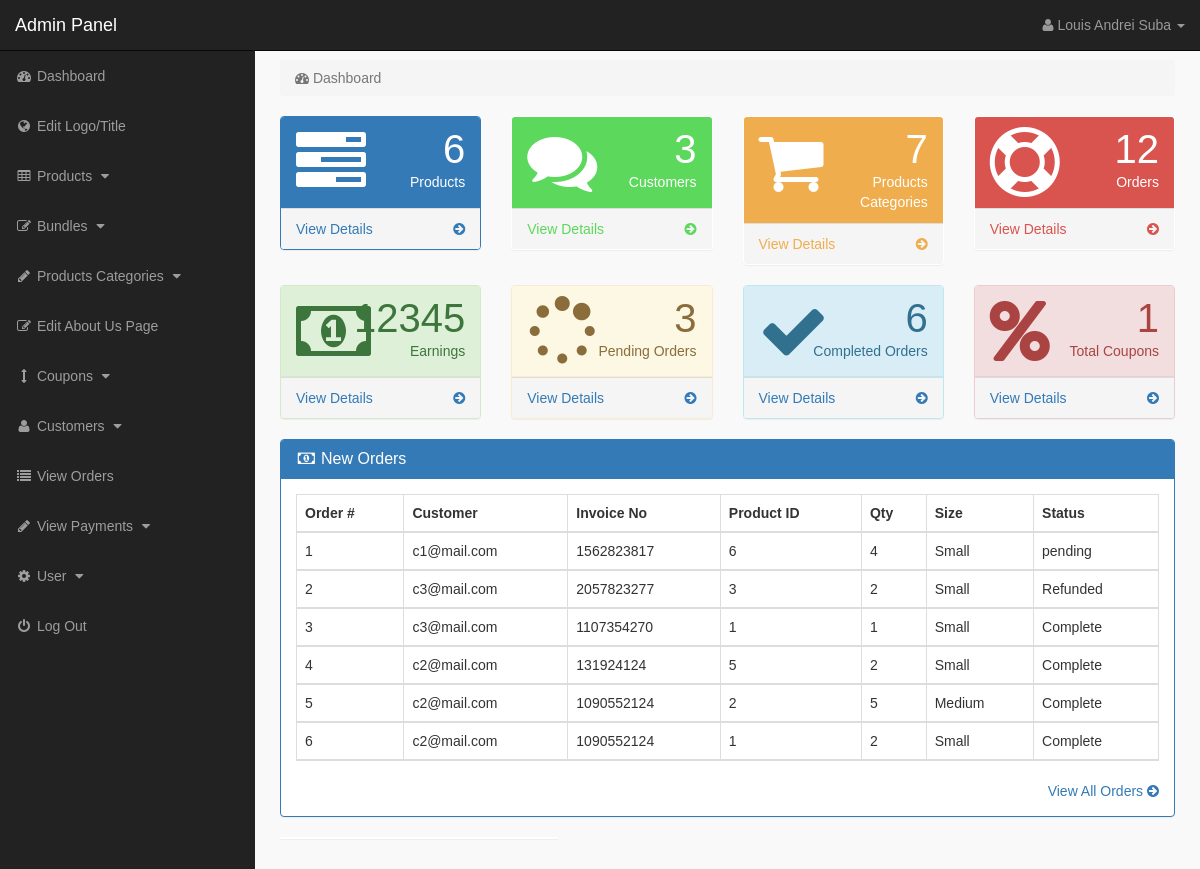
The page /admin_area/index.php?dashboard (signed in) on the database its author committed.
### tables this page shows
CREATE TABLE `pending_orders` (
  `order_id` int(10) NOT NULL,
  `customer_id` int(10) NOT NULL,
  `invoice_no` int(10) NOT NULL,
  `product_id` text NOT NULL,
  `qty` int(10) NOT NULL,
  `size` text NOT NULL,
  `order_status` text NOT NULL
);

CREATE TABLE `customers` (
  `customer_id` int(10) NOT NULL,
  `customer_name` varchar(255) NOT NULL,
  `customer_email` varchar(255) NOT NULL,
  `customer_pass` varchar(255) NOT NULL,
  `customer_country` text NOT NULL,
  `customer_city` text NOT NULL,
  `customer_contact` varchar(255) NOT NULL,
  `customer_address` text NOT NULL,
  `customer_image` text NOT NULL,
  `customer_ip` varchar(255) NOT NULL,
  `customer_confirm_code` text NOT NULL
);

### admin_area/dashboard.php (the view, shortened to what this page needs)
<?php
if (!isset($_SESSION['admin_email'])) {
    echo "<script>window.open('login.php','_self')</script>";
} else {
    $admin_level = $_SESSION['admin_level'];
    if ($admin_level == 2) {
        $hideme = 'display:none;';
    } else {
        $hideme = '';
    }
    ?>
<div class="row">
    <div class="col-lg-12">
        <ol class="breadcrumb">
            <li class="active">
        <i class="fa fa-dashboard"></i> Dashboard
            </li>
        </ol>
    </div>
</div>
<div class="row">
        <div class="col-lg-3 col-md-6">
            <div class="panel panel-primary">
                <div class="panel-heading">
                    <div class="row">
                        <div class="col-xs-3">
                            <i class="fa fa-tasks fa-5x"> </i>
                        </div>
                            <div class="col-xs-9 text-right">
                                <div class="huge"> <?php echo $count_products; ?> </div>
                                <div>Products</div>
                        </div>
                    </div>
                </div>
                <a href="index.php?view_products">
                    <div class="panel-footer">
                        <span class="pull-left"> View Details </span>
                        <span class="pull-right"> <i class="fa fa-arrow-circle-right"></i> </span>
                        <div class="clearfix"></div>
                    </div>
                </a>
            </div>
        </div>
    <div class="col-lg-3 col-md-6">
        <div class="panel panel-green">
            <div class="panel-heading">
                <div class="row">
                    <div class="col-xs-3">
                        <i class="fa fa-comments fa-5x"> </i>
                    </div>
                    <div class="col-xs-9 text-right">
                        <div class="huge"> <?php echo $count_customers; ?> </div>
                        <div>Customers</div>
                    </div>
                </div>
            </div>
            <a style="<?php echo $hideme; ?>" href="index.php?view_customers">
                <div class="panel-footer">
                    <span class="pull-left"> View Details </span>
                    <span class="pull-right"> <i class="fa fa-arrow-circle-right"></i> </span>
                    <div class="clearfix"></div>
                </div>
            </a>
        </div>
    </div>
    <div class="col-lg-3 col-md-6">
        <div class="panel panel-yellow">
            <div class="panel-heading">
                <div class="row">
                    <div class="col-xs-3">
                        <i class="fa fa-shopping-cart fa-5x"> </i>
                    </div>
                    <div class="col-xs-9 text-right">
                        <div class="huge"> <?php echo $count_p_categories; ?> </div>
                            <div>Products Categories</div>
                        </div>
                </div>
            </div>
            <a href="index.php?view_p_cats">
                <div class="panel-footer">
                    <span class="pull-left"> View Details </span>
                    <span class="pull-right"> <i class="fa fa-arrow-circle-right"></i> </span>
                    <div class="clearfix"></div>
                </div>
            </a>
        </div>
    </div>
    <div class="col-lg-3 col-md-6">
        <div class="panel panel-red">
            <div class="panel-heading">
                <div class="row">
                    <div class="col-xs-3">
                        <i class="fa fa-support fa-5x"> </i>
                    </div>
                    <div class="col-xs-9 text-right">
                        <div class="huge"> <?php echo $count_total_orders; ?> </div>
                        <div>Orders</div>
                    </div>
                </div>
            </div>
            <a href="index.php?view_orders">
                <div class="panel-footer">
                    <span class="pull-left"> View Details </span>
                    <span class="pull-right"> <i class="fa fa-arrow-circle-right"></i> </span>
                    <div class="clearfix"></div>
                </div>
            </a>
        </div>
    </div>
</div>
<div class="row">
    <div class="col-lg-3 col-md-6">
        <div class="panel panel-success">
            <div class="panel-heading">
                <div class="row">
                    <div class="col-xs-3">
                        <i class="fa fa-money fa-5x"> </i>
                    </div>
                    <div class="col-xs-9 text-right">
                        <div class="huge"> <?php echo $count_total_earnings ?> </div>
                        <div>Earnings</div>
                    </div>
                </div>
            </div>
            <a href="index.php?view_payments">
             <div class="panel-footer">
                <span class="pull-left"> View Details </span>
                <span class="pull-right"> <i class="fa fa-arrow-circle-right"></i> </span>
                <div class="clearfix"></div>
                 </div>
             </a>
        </div>
    </div>
    <div class="col-lg-3 col-md-6">
        <div class="panel panel-warning">
            <div class="panel-heading">
                <div class="row">
                    <div class="col-xs-3">
                        <i class="fa fa-spinner fa-5x"> </i>
                    </div>
                    <div class="col-xs-9 text-right">
                        <div class="huge"> <?php echo $count_pending_orders ?> </div>
                        <div>Pending Orders</div>
                    </div>
                </div>
            </div>
            <a href="index.php?view_orders">
                <div class="panel-footer">
                    <span class="pull-left"> View Details </span>
                    <span class="pull-right"> <i class="fa fa-arrow-circle-right"></i> </span>
                    <div class="clearfix"></div>
                </div>
            </a>
        </div>
    </div>
    <div class="col-lg-3 col-md-6">
        <div class="panel panel-info">
            <div class="panel-heading">
                <div class="row">
                    <div class="col-xs-3">
                        <i class="fa fa-check fa-5x"> </i>
                    </div>
                    <div class="col-xs-9 text-right">
                        <div class="huge"> <?php echo $count_completed_orders ?> </div>
                        <div>Completed Orders</div>
                    </div>
                </div>
            </div>
            <a href="index.php?view_orders">
                <div class="panel-footer">
                    <span class="pull-left"> View Details </span>
                    <span class="pull-right"> <i class="fa fa-arrow-circle-right"></i> </span>
                    <div class="clearfix"></div>
                </div>
            </a>
        </div>
    </div>
    <div class="col-lg-3 col-md-6">
        <div class="panel panel-danger">
            <div class="panel-heading">
                <div class="row">
                    <div class="col-xs-3">
                        <i class="fa fa-percent fa-5x"> </i>
                    </div>
                    <div class="col-xs-9 text-right">
                        <div class="huge"> <?php echo $count_coupons; ?> </div>
                        <div>Total Coupons</div>
                    </div>
                </div>
            </div>
            <a style="<?php echo $hideme; ?>" href="index.php?view_coupons">
                <div class="panel-footer">
                    <span class="pull-left"> View Details </span>
                    <span class="pull-right"> <i class="fa fa-arrow-circle-right"></i> </span>
                    <div class="clearfix"></div>
                </div>
            </a>
        </div>
    </div>
</div>
<div class="row" >
    <div class="col-lg-12" >
        <div class="panel panel-primary" >
            <div class="panel-heading" >
                <h3 class="panel-title" >
                    <i class="fa fa-money fa-fw" ></i> New Orders
                </h3>
            </div>
            <div class="panel-body" >
                <div class="table-responsive" >
                    <table class="table table-bordered table-hover table-striped" >
                        <thead>
                        <tr>
                            <th>Order #</th>
                            <th>Customer</th>
                            <th>Invoice No</th>
                            <th>Product ID</th>
                            <th>Qty</th>
                            <th>Size</th>
                            <th>Status</th>
                        </tr>
                        <?php
                            $i = 0;
                            $get_order = "select * from pending_orders order by 1 DESC LIMIT 0,6";
                            $run_order = mysqli_query($con, $get_order);
                            while ($row_order = mysqli_fetch_array($run_order)) {
                                $c_id = $row_order['customer_id'];
                                $invoice_no = $row_order['invoice_no'];
                                $product_id = $row_order['product_id'];
                                $qty = $row_order['qty'];
                                $size = $row_order['size'];
                                $order_status = $row_order['order_status'];
                                $i++;
                                ?>
                                <tr>
                                    <td><?php echo $i; ?></td>
                                    <td>
                                        <?php
                                            $get_customer = "select * from customers where customer_id='$c_id'";
                                            $run_customer = mysqli_query($con, $get_customer);
                                            $row_customer = mysqli_fetch_array($run_customer);
                                            $customer_email = $row_customer['customer_email'];
                                            echo $customer_email;
                                        ?>
                                    </td>
                                    <td><?php echo $invoice_no; ?></td>
                                    <td><?php echo $product_id; ?></td>
                                    <td><?php echo $qty; ?></td>
                                    <td><?php echo $size; ?></td>
                                    <td>
                                        <?php
                                            if ($order_status == 'pending') {
                                                 echo $order_status = 'pending';
                                            } else if ($order_status == 'Returned') {
                                                 echo $order_status = 'Returned';
                                            } else if ($order_status == 'Refunded') {
                                                 echo $order_status = 'Refunded';
                                            } else {
                                                 echo $order_status = 'Complete';
                                            }
                                        ?>
                                    </td>
                                </tr>
                            <?php }?>
                     </table>
                </div>
                <div class="text-right" >
                    <a href="index.php?view_orders" >
                    View All Orders <i class="fa fa-arrow-circle-right" ></i>
                    </a>
                </div>
            </div>
        </div>
    </div>
    <div class="col-md-4">
        <div class="panel">
        </div>
    </div>
</div>
<?php }?>

### admin_area/includes/sidebar.php (shortened to what this page needs)
<?php
if (!isset($_SESSION['admin_email'])) {
    echo "<script>window.open('login.php','_self')</script>";
} else {
    $admin_level = $_SESSION['admin_level'];
    if ($admin_level == 2) {
        $hideme = 'display:none;';
    } else {
        $hideme = '';
    }
    ?>
<nav class="navbar navbar-inverse navbar-fixed-top" >
<div class="navbar-header" >
<a class="navbar-brand" href="index.php?dashboard" >Admin Panel</a>
</div>
<ul class="nav navbar-right top-nav" >
<li class="dropdown" >
<a href="#" class="dropdown-toggle" data-toggle="dropdown" >
<i class="fa fa-user" ></i>
<?php echo $admin_name; ?> <b class="caret" ></b>
</a>
</li>
</ul>
<div class="collapse navbar-collapse navbar-ex1-collapse">
<ul class="nav navbar-nav side-nav">
<li>
<a href="index.php?dashboard">
<i class="fa fa-fw fa-dashboard"></i> Dashboard
</a>
</li>
<li>
<a style="<?php echo $hideme; ?>" href="index.php?edit_logo_title">
<i class="fa fa-fw fa-globe"></i> Edit Logo/Title
</a>
</li>
<li>
<a href="#" data-toggle="collapse" data-target="#products">
<i class="fa fa-fw fa-table"></i> Products
<i class="fa fa-fw fa-caret-down"></i>
</a>
</li>
<li>
<a href="#" data-toggle="collapse" data-target="#bundles">
<i class="fa fa-fw fa-edit"></i> Bundles
<i class="fa fa-fw fa-caret-down"></i>
</a>
</li>
<li>
<a href="#" data-toggle="collapse" data-target="#p_cat">
<i class="fa fa-fw fa-pencil"></i> Products Categories
<i class="fa fa-fw fa-caret-down"></i>
</a>
</li>
<li style="<?php echo $hideme; ?>">
<a href="index.php?edit_about_us">
<i class="fa fa-fw fa-edit"></i> Edit About Us Page
</a>
</li>
<li style="<?php echo $hideme; ?>">
<a href="#" data-toggle="collapse" data-target="#coupons">
<i class="fa fa-fw fa-arrows-v"></i> Coupons
<i class="fa fa-fw fa-caret-down"></i>
</a>
</li>
<li style="<?php echo $hideme; ?>">
<a href="#" data-toggle="collapse" data-target="#customer">
<i class="fa fa-fw fa-user"></i> Customers
<i class="fa fa-fw fa-caret-down"></i>
</a>
</li>
<li>
<a href="index.php?view_orders">
<i class="fa fa-fw fa-list"></i> View Orders
</a>
</li>
<li>
<a href="#" data-toggle="collapse" data-target="#pay">
<i class="fa fa-fw fa-pencil"></i> View Payments
<i class="fa fa-fw fa-caret-down"></i>
</a>
</li>
<li>
<a href="#" data-toggle="collapse" data-target="#users">
<i class="fa fa-fw fa-gear"></i> User
<i class="fa fa-fw fa-caret-down"></i>
</a>
</li>
<li>
<a href="logout.php">
<i class="fa fa-fw fa-power-off"></i> Log Out
</a>
</li>
</ul>
</div>
</nav>
<?php }?>

### admin_area/css/style.css (style rules this page uses)
* { font-family: "Montserrat", sans-serif }
body { margin-top: 100px; font-family: "Montserrat"; }
@media (min-width: 768px) { body { margin-top: 50px; } }
.top-nav { padding: 0 15px; }
.top-nav>li { display: inline-block; float: left; }
.top-nav>li>a { padding-top: 15px; padding-bottom: 15px; line-height: 20px; color: #999; }
@media (min-width: 768px) { .side-nav { position: fixed; top: 51px; width: 255px; border-radius: 0; overflow-y: auto; background-color: #222; bottom: 0; overflow-x: hidden; padding-bottom: 40px; } }
@media (min-width: 768px) { .side-nav>li>a { width: 255px; } }
.huge { font-size: 40px; line-height: normal; }
.panel-green>.panel-heading { color: #fff; background-color: #5cd85c; }
.panel-green>a { color: #5cd85c; }
.panel-red>.panel-heading { color: #fff; background-color: #d9534f; }
.panel-red>a { color: #d9534f; }
.panel-yellow>.panel-heading { color: #fff; background-color: #f0ad4e; }
.panel-yellow>a { color: #f0ad4e; }
.panel-body { border-radius: 5px; }

### rows shown on the page
pending_orders: customer.customer_email "c1@mail.com", invoice_no "1562823817", product "6", qty "4", size "Small"
pending_orders: customer.customer_email "c3@mail.com", invoice_no "2057823277", product "3", qty "2", size "Small"
pending_orders: customer.customer_email "c3@mail.com", invoice_no "1107354270", product "1", qty "1", size "Small"
pending_orders: customer.customer_email "c2@mail.com", invoice_no "131924124", product "5", qty "2", size "Small"
pending_orders: customer.customer_email "c2@mail.com", invoice_no "1090552124", product "2", qty "5", size "Medium"
pending_orders: customer.customer_email "c2@mail.com", invoice_no "1090552124", product "1", qty "2", size "Small"

### other values the page prints
$admin_name "Louis Andrei Suba"
$count_products "6"
$count_customers "3"
$count_p_categories "7"
$count_total_orders "12"
$count_total_earnings "12345"
$count_pending_orders "3"
$count_completed_orders "6"
$count_coupons "1"
